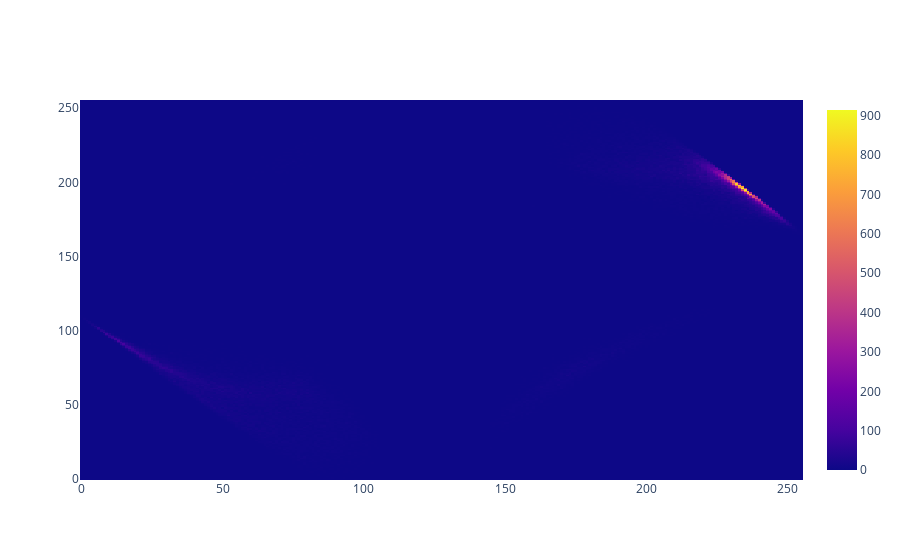

This figure's notebook cell:
### Code cell
x = preds[:, 0]
y = preds[:, 1]

heatmap, xedges, yedges = np.histogram2d(x, y, bins=256)
# heatmap = np.log(heatmap+1)
extent = [xedges[0], xedges[-1], yedges[0], yedges[-1]]
fig = go.Figure()
fig.add_trace(go.Heatmap(z=heatmap.T))
fig.show()

### Figure 1 — Plotly figure (JSON) as saved in the notebook; plotly's stock layout.template omitted (floating-point values rounded to 4 significant figures; data arrays with more than 128 entries replaced by an {"elided": "..."} marker saying what was removed)
{"data": [{"type": "heatmap", "z": {"elided": "256x256 int values"}}], "layout": {}}
